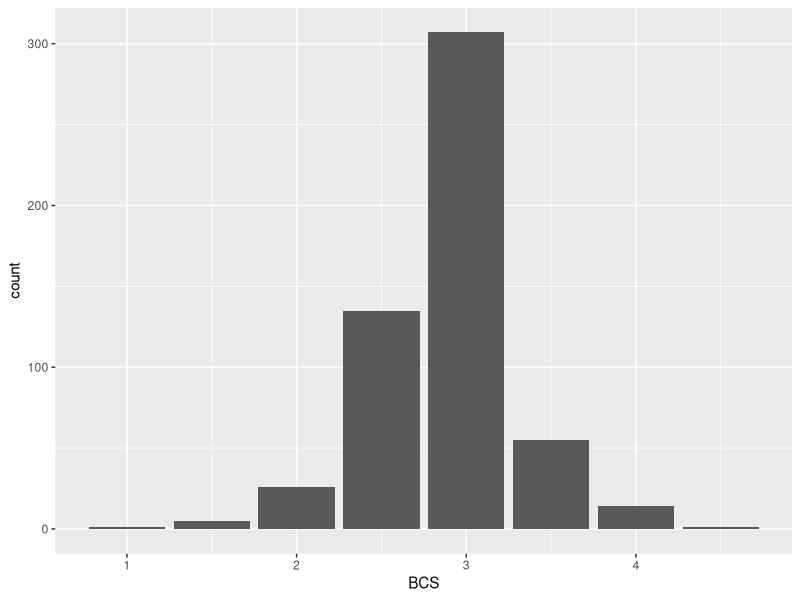
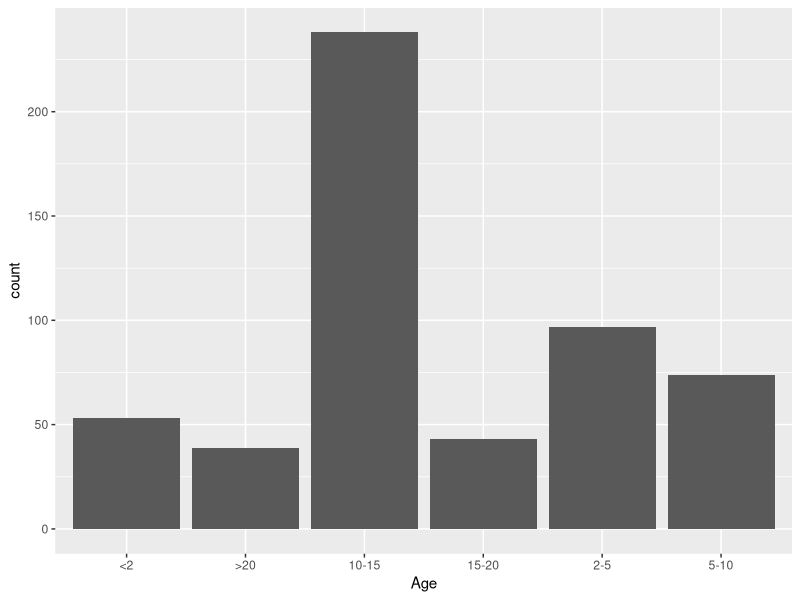
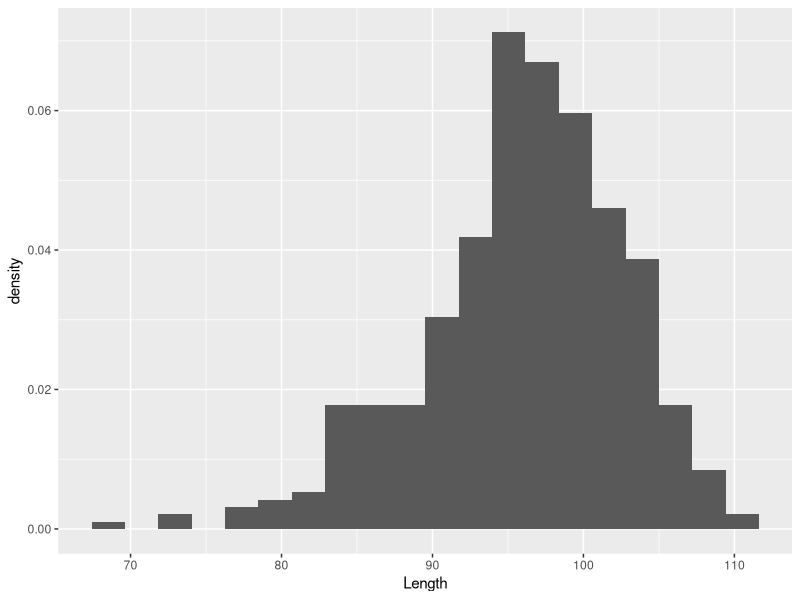
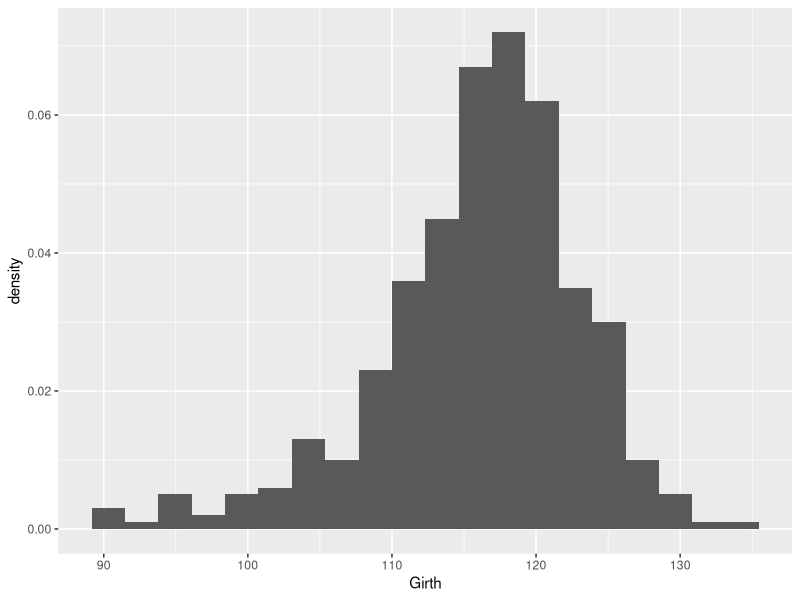
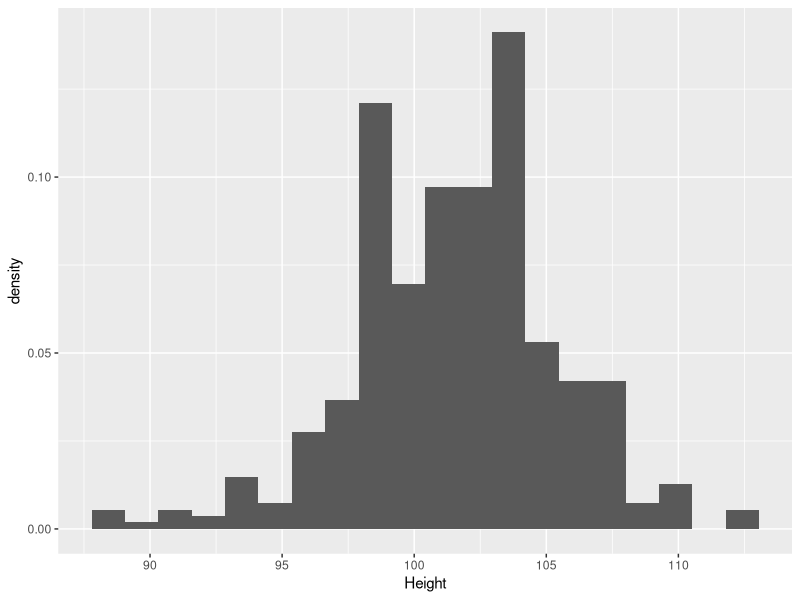
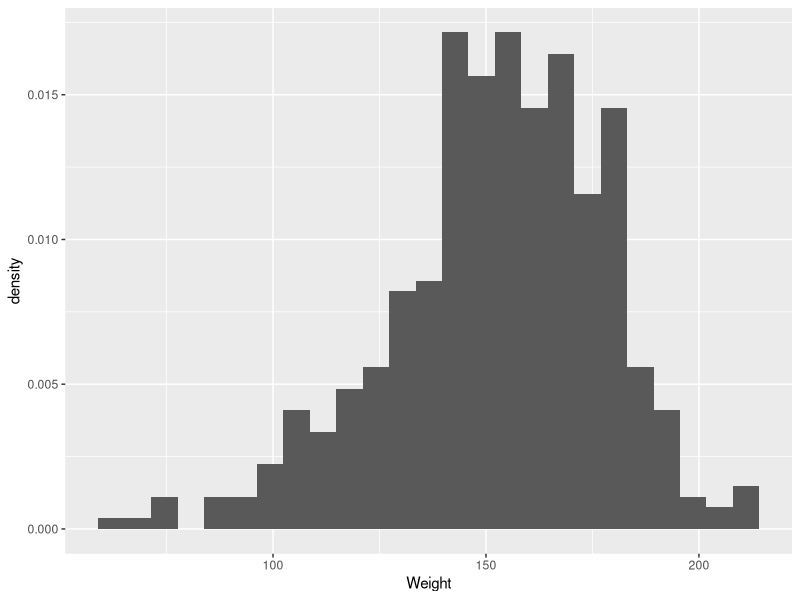
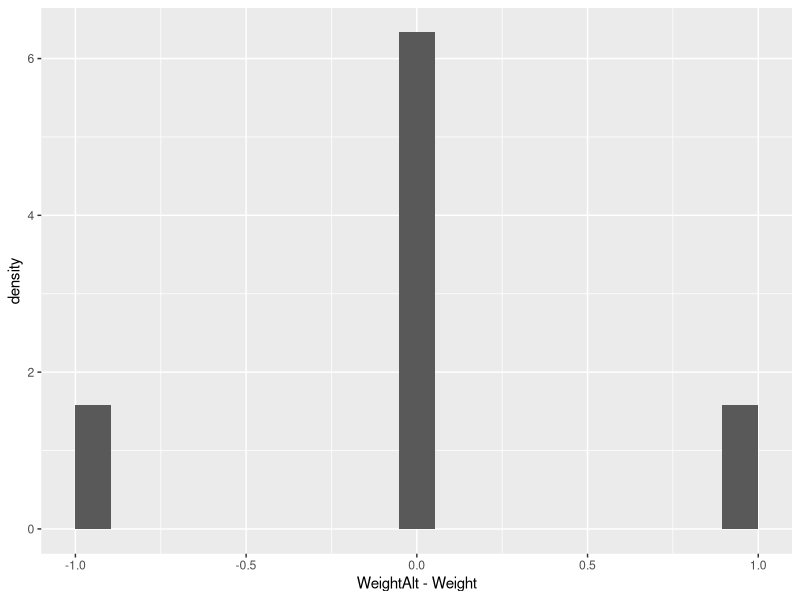
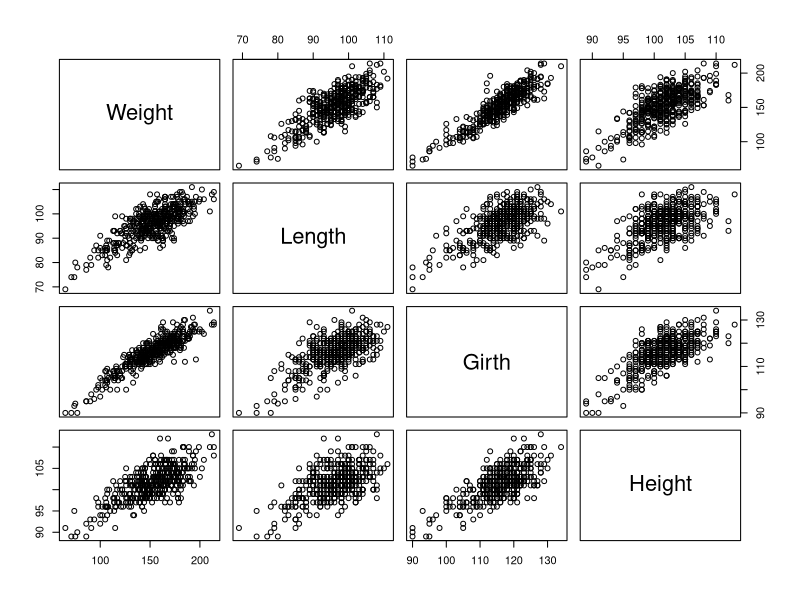

R code for these plots, in order:
## ---- chunk 1
#library(MASS)
library(tidyr)
library(dplyr)
library(ggplot2)
library(readr)
#library(car)
## ---- chunk 2
donkeys = read_delim("../data/donkeys.csv", delim = ",")

summary(donkeys)
## ---- chunk 3
dim(donkeys)
## ---- chunk 4
names(donkeys)
## ---- chunk 5
summary(donkeys)
## ---- chunk 6
count(donkeys, BCS)
## ---- chunk 7
ggplot(donkeys, aes(x = BCS)) + 
  geom_bar()
## ---- chunk 8
count(donkeys, Age)
## ---- chunk 9
ggplot(donkeys, aes(x = Age)) + 
  geom_bar()

## ---- chunk 10
count(donkeys, Sex)
## ---- chunk 11
summary(donkeys)
## ---- chunk 12
filter(donkeys, Length < 50)
## ---- chunk 13
donkeys = filter(donkeys, BCS > 1 & BCS < 4.5 & Length > 50)
## ---- chunk 14
n = nrow(donkeys)
set.seed(1234321)

testIndex = sort(sample(n, size = ceiling(0.2*n))) 

donkeyTest = slice(donkeys, testIndex)
donkeyTrain = slice(donkeys, -testIndex)
donkeys = donkeyTrain
## ---- chunk 15
ggplot(donkeys, aes(x = Length, y = ..density..)) + 
  geom_histogram(bins= 20)
ggplot(donkeys, aes(x = Girth, y = ..density..)) + 
  geom_histogram(bins= 20)
ggplot(donkeys, aes(x = Height, y = ..density..)) + 
  geom_histogram(bins= 20)
## ---- chunk 16
summary(donkeys$Weight)
## ---- chunk 17
ggplot(donkeys, aes(x = Weight, y = ..density..)) +
  geom_histogram(bins = 25)
## ---- chunk 18
ggplot(donkeys, aes(x = WeightAlt - Weight, y = ..density..)) +
    geom_histogram(bins = 20) 
## ---- chunk 19
pairs(select(donkeys, Weight, Length, Girth, Height))
## ---- chunk 20
cor(donkeys[, 4:7])
## ---- chunk 21
ggplot(donkeys, aes(y=Weight, x = Girth)) +
         geom_point()
## ---- chunk 22
ggplot(donkeys, aes(y=Girth, x = Length)) +
         geom_point()
## ---- chunk 23
ggplot(donkeys) + 
  geom_boxplot(aes(y = Weight, x = Sex))
## ---- chunk 24
donkeys$Gelding = donkeys$Sex == "gelding"
## ---- chunk 25
donkeys = mutate(donkeys, BCS = factor(BCS))
ggplot(donkeys) + 
  geom_boxplot(aes(y = Weight, x = BCS))

## ---- chunk 26
ggplot(donkeys) + 
  geom_boxplot(aes(y = Weight, x = Age))
## ---- chunk 27
donkeys$Age = factor(donkeys$Age, levels = c("<2", "2-5", "5-10", "10-15",    "15-20", ">20" ), ordered = TRUE)
## ---- chunk 28
ggplot(donkeys) + 
  geom_boxplot(aes(y = Weight, x = Age))
## ---- chunk 29
Age2 = as.character(donkeys$Age)
Age2[Age2 == ">20" | Age2 == "15-20" | Age2 == "10-15"] = "10+"
Age2 = factor(Age2, levels = c("<2", "2-5", "5-10", "10+"), ordered = TRUE)

donkeys$Age2 = Age2
## ---- chunk 30
lm.all = lm(Weight ~ Height + Girth + Length + Age2 + Gelding + BCS, data = donkeys)
## ---- chunk 31
summary(lm.all)
## ---- chunk 32
models = vector(length = 7, mode = "character")
vnames = c("Length", "Girth", "Height")
rname = "Weight"

models[1:3] = paste(rname, vnames, sep = " ~ ")
k = 4

for (i in 1:2){
   for(j in (i+1):3) {
   models[k] = paste(rname, 
                     paste(vnames[i], vnames[j], sep = " + "), 
                     sep = " ~ ")
   k = k + 1
   }}

models[7] = paste(rname, paste(vnames, collapse = " + "), sep = " ~ ")
models
## ---- chunk 33
MSE = sapply(models, function(x) {
  summary(lm(as.formula(x), data = donkeys))$sigma^2
})
## ---- chunk 34
modelShort = factor(
  c("L", "G", "H", "L + G", "L + H", "G + H", "L + G + H"), 
  levels = c("L", "G", "H", "L + G", "L + H", "G + H", "L + G + H"),
  ordered = TRUE)
ggplot(data = data.frame(model = modelShort, MSE), 
       aes(x = model, y = MSE)) +
  geom_col()
## ---- chunk 35
library(leaps)
leapsOut = regsubsets(Weight ~ Length + Girth + Height, 
                      data = donkeys, nbest = 3, nvmax = 8,
                      method = "exhaustive")
## ---- chunk 36
library(e1071)

tune(lm, Weight ~ Girth, data = donkeys)

tune(lm, Weight ~ Girth + Length, data = donkeys)

tune(lm, Weight ~ Girth + Length + Height, data = donkeys)

## ---- chunk 37
tune(lm, Weight ~ Girth + Length, data = donkeys)
tune(lm, Weight ~ Girth + Length + Gelding, data = donkeys)
tune(lm, Weight ~ Girth + Length + Age2, data = donkeys)
tune(lm, Weight ~ Girth + Length + BCS, data = donkeys)
tune(lm, Weight ~ Girth + Length + BCS + Age2, data = donkeys)
## ---- chunk 38
Age2 = donkeyTest$Age
Age2[Age2 == ">20" | Age2 == "15-20" | Age2 == "10-15"] = "10+"
Age2 = factor(Age2, levels = c("<2", "2-5", "5-10", "10+"), ordered = TRUE)

test_transform = mutate(donkeyTest, BCS = factor(BCS), Age2 = Age2)
## ---- chunk 39
lm.train = lm(Weight ~ Girth + Length + BCS + Age2, data = donkeys)
## ---- chunk 40
test_preds = predict(lm.train, test_transform)
## ---- chunk 41
ggplot(data = data.frame(test_transform, Prediction = test_preds)) +
  geom_point(aes(x = Weight, y = Prediction)) +
  geom_abline(slope = 0.9, intercept = 0, col = "blue")  +
  geom_abline(slope = 1.1, intercept = 0, col = "blue")  +
  geom_abline(slope = 1, intercept = 0, col = "blue") 
